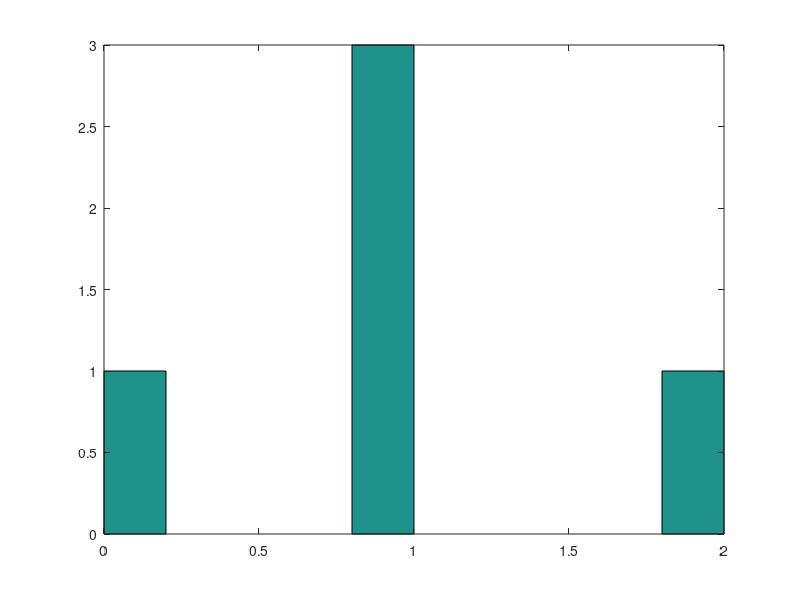

This chart was generated by the following MATLAB code:
%ask the user for number of simulations
N=input("Enter the number of simulations: ")
U= rand(3,N)
Y = (U<0.5)
X = sum(Y)
clf
hist(X)
%-----------------------------------------------

